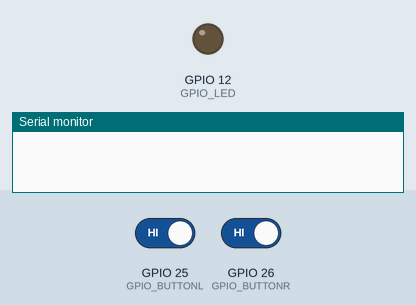
This sketch was run on a simulated ESP32. Parts: output pins drawn as LEDs (lit = HIGH), the last lines printed to the serial monitor. Inputs (shaded band) come from the test bench; at power-on: GPIO 25 (GPIO_BUTTONL) HIGH, GPIO 26 (GPIO_BUTTONR) HIGH.

Above: at 3.2 s.
3.3 s: GPIO 25 (GPIO_BUTTONL) driven LOW and GPIO 26 (GPIO_BUTTONR) driven LOW
At 4.5 s:
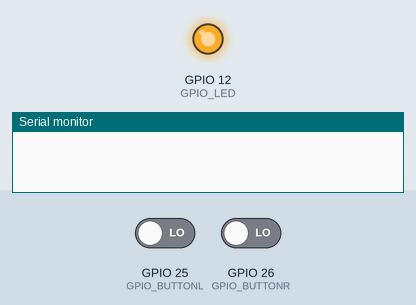
4.8 s: GPIO 25 (GPIO_BUTTONL) driven HIGH
At 5.3 s:
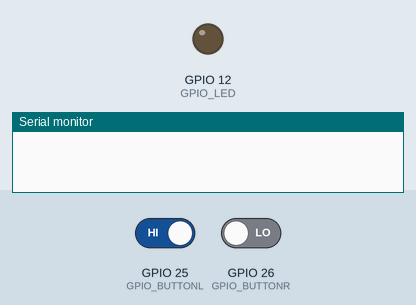
6.3 s: GPIO 25 (GPIO_BUTTONL) driven LOW
At 6.6 s:
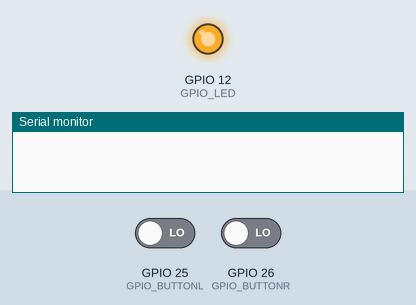
7.8 s: GPIO 25 (GPIO_BUTTONL) driven HIGH and GPIO 26 (GPIO_BUTTONR) driven HIGH
At 8.8 s:
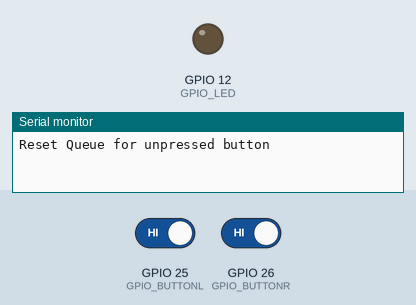
Timing chart, 0 to 10.3 s (numbered marks = the images above; inputs shaded):
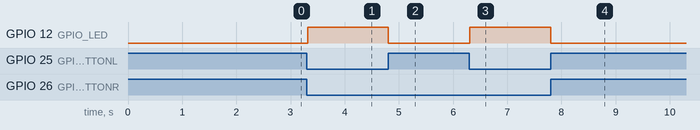

Measured:
- after the input at 3.3 s, GPIO 12 (GPIO_LED): LOW → HIGH at once
- after the input at 4.8 s, GPIO 12 (GPIO_LED): HIGH → LOW at once
- after the input at 6.3 s, GPIO 12 (GPIO_LED): LOW → HIGH at once
- after the input at 7.8 s, GPIO 12 (GPIO_LED): HIGH → LOW at once

The sketch:

32_Queue_Critical_Press.ino
```cpp
#include <FreeRTOS.h>

#define GPIO_LED      12
#define GPIO_BUTTONL  25
#define GPIO_BUTTONR  26

#define ON  HIGH
#define OFF LOW

#define ENABLE      (uint32_t)((1 << GPIO_BUTTONL) | (1 << GPIO_BUTTONR))
static const int sciResetPress = 0xFFFFFFF9;

#define DEBOUNCE_MASK 0x7FFFFFFF

static QueueHandle_t qhQueue;


//
//  BUtton Debouncing task;
//
static void debounce_task(void *argp) {
  unsigned uButtonGpio = *(unsigned*)argp;
  uint32_t u32Level, u32State = 0;
  int iEvent, iLast=-999;

  for(;;){
    u32Level = !digitalRead(uButtonGpio);
    u32State = (u32State << 1) | u32Level ;


    if ( (u32State & DEBOUNCE_MASK) == DEBOUNCE_MASK ) {
      iEvent = uButtonGpio;
    } else {
      iEvent = -uButtonGpio;
    }

    if ( iEvent != iLast) {
      if ( xQueueSendToBack(qhQueue, &iEvent, 0) == pdPASS ) {
        iLast = iEvent;
      } else if ( iEvent < 0 ) {
        do{
          xQueueReset(qhQueue);
        }while( xQueueSendToBack(qhQueue, &sciResetPress, 0) != pdPASS );
        iLast = iEvent;
      }
    }

    /*
    printf("Led %u has state: %u and event: %i\n",
      uButtonGpio, u32State, iEvent);
    */

    taskYIELD();
  }
}

//
//
//
static void press_task(void *argp) {
  //static const uint32_t u32Enable = (1 << GPIO_BUTTONL) | (1 << GPIO_BUTTONR);
  BaseType_t btS;
  int iEvent;
  uint32_t u32State = 0;

  digitalWrite(GPIO_LED, OFF);

  for (;;) {
    btS = xQueueReceive(
      qhQueue,
      &iEvent,
      portMAX_DELAY
    );
    assert(btS == pdPASS);

    if ( iEvent == sciResetPress ) {
      printf("Reset Queue for unpressed button\n");
      digitalWrite(GPIO_LED, OFF);
      u32State = 0;
      continue;
    }

    if ( iEvent >= 0 ) {
      u32State |= 1 << iEvent;
    } else {
      u32State &= ~(1 << -iEvent);
    }

    /*
    printf("Task press has state: %u and event: %i\n Compare with %u\n",
      u32State, iEvent, ENABLE);
    */

    if( u32State == ENABLE ) {
      digitalWrite(GPIO_LED, ON);
    } else {
      digitalWrite(GPIO_LED, OFF);
    }

    delay(10);
  }
}


void setup() {
  // put your setup code here, to run once:
  int iApp_cpu = xPortGetCoreID();
  static int iLeft = GPIO_BUTTONL;
  static int iRight = GPIO_BUTTONR;
  TaskHandle_t th;
  BaseType_t rc;

  delay(2000);

  qhQueue = xQueueCreate(1,sizeof(int));
  assert(qhQueue);

  pinMode(GPIO_LED, OUTPUT);
  pinMode(GPIO_BUTTONL, INPUT_PULLUP);
  pinMode(GPIO_BUTTONR, INPUT_PULLUP);

  xTaskCreatePinnedToCore(
    debounce_task,
    "debounceL",
    2048,
    &iLeft,
    1,
    &th,
    iApp_cpu
  );
  assert(th);

  xTaskCreatePinnedToCore(
    debounce_task,
    "debounceR",
    2048,
    &iRight,
    1,
    &th,
    iApp_cpu
  );
  assert(th);


  xTaskCreatePinnedToCore(
    press_task,
    "press",
    2048,
    nullptr,
    1,
    &th,
    iApp_cpu
  );
  assert(th);
}

void loop() {
  vTaskDelete(xTaskGetCurrentTaskHandle());
}
```
